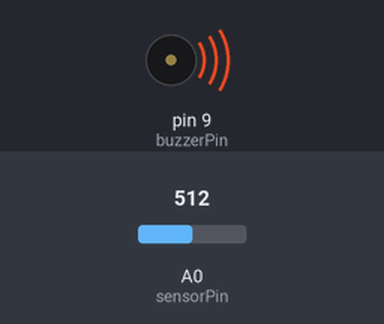
The sketch below on a simulated Arduino Uno, built with avr-gcc and run on an emulated ATmega328P. Shown: buzzer (waves = sounding). The test bench sets the inputs (shaded band); at power-on: A0 (sensorPin) = 512.

Above: at 1.2 s.
1.3 s: A0 (sensorPin) set to 0
At 2.5 s:
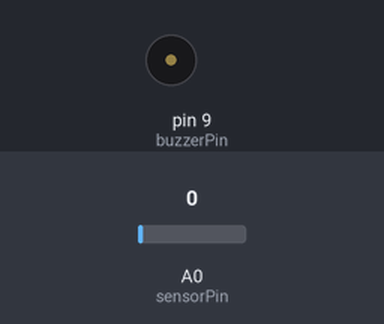
2.8 s: A0 (sensorPin) set to 122
At 3.9 s:
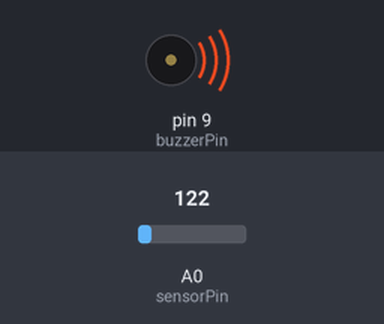
Timing chart, 0 to 5.8 s (numbered marks = the images above; inputs shaded):
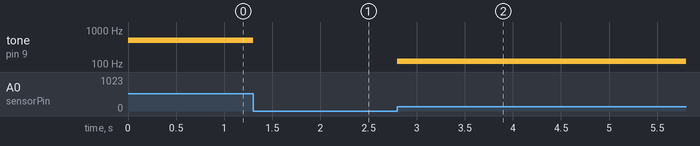

The sketch:

photoresistorbuzzer.ino
```cpp
const int sensorPin = 0;
const int buzzerPin = 9;

int toneLevel, high = 0, low = 1023;


void setup()
{
  pinMode(buzzerPin, OUTPUT);
  Serial.begin(9600);

}


void loop()
{
  toneLevel = analogRead(sensorPin);
  manualTune();  // manually change the range from light to dark

  tone(buzzerPin, toneLevel);

}


void manualTune()
{

  toneLevel = map(toneLevel, 0, 1023, 0, 1000);
  toneLevel = constrain(toneLevel, 0, 1000);
}
```

Measured:
- after the input at 1.3 s, tone on pin 9 (buzzerPin): 500 Hz → silent at once
- after the input at 2.8 s, tone on pin 9 (buzzerPin): silent → 119 Hz at once
